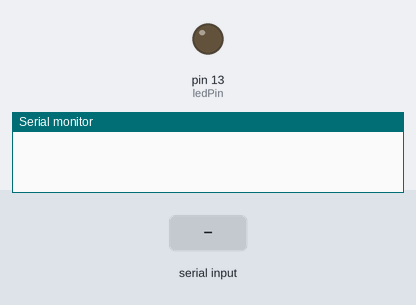
The sketch below on a simulated Arduino Uno, built with avr-gcc and run on an emulated ATmega328P. On the bench: output pins drawn as LEDs (lit = HIGH), the last lines printed to the serial monitor. The test bench sets the inputs (shaded band).

Above: at 1.2 s.
1.3 s: "LED ON\n" received over Serial
At 2.7 s:
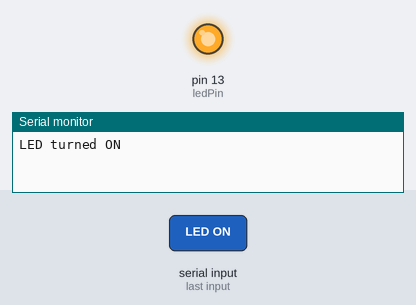
4.3 s: "LED OFF\n" received over Serial
At 5.0 s:
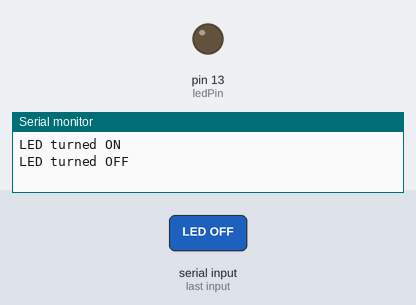
Timing chart, 0 to 7.3 s (numbered marks = the images above; inputs shaded):
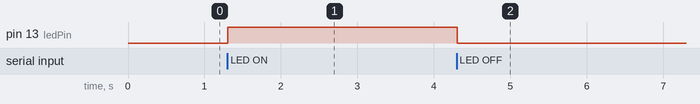

Measured:
- after the input at 1.3 s, pin 13 (ledPin): LOW → HIGH at once
- after the input at 4.3 s, pin 13 (ledPin): HIGH → LOW at once

The sketch:

ledseriel.ino
```cpp
const int ledPin = 13;  // Built-in LED pin
String inputString = "";  // String to hold incoming data
boolean stringComplete = false;  // Whether the string is complete

void setup() {
  Serial.begin(9600);  // Initialize serial communication at 9600 bps
  pinMode(ledPin, OUTPUT);
  inputString.reserve(200);  // Reserve 200 bytes for the inputString
}

void loop() {
  // Print the string when a newline arrives:
  if (stringComplete) {
    processCommand(inputString);
    // Clear the string:
    inputString = "";
    stringComplete = false;
  }
}

void serialEvent() {
  while (Serial.available()) {
    // Get the new byte:
    char inChar = (char)Serial.read();
    // Add it to the inputString:
    inputString += inChar;
    // If the incoming character is a newline, set a flag so the main loop can
    // do something about it:
    if (inChar == '\n') {
      stringComplete = true;
    }
  }
}

void processCommand(String command) {
  command.trim();  // Remove any leading or trailing whitespace

  if (command == "LED ON") {
    digitalWrite(ledPin, HIGH);
    Serial.println("LED turned ON");
  }
  else if (command == "LED OFF") {
    digitalWrite(ledPin, LOW);
    Serial.println("LED turned OFF");
  }
  else if (command == "STATUS") {
    if (digitalRead(ledPin) == HIGH) {
      Serial.println("LED is ON");
    } else {
      Serial.println("LED is OFF");
    }
  }
  else {
    Serial.println("Unknown command: " + command);
  }
}
```
